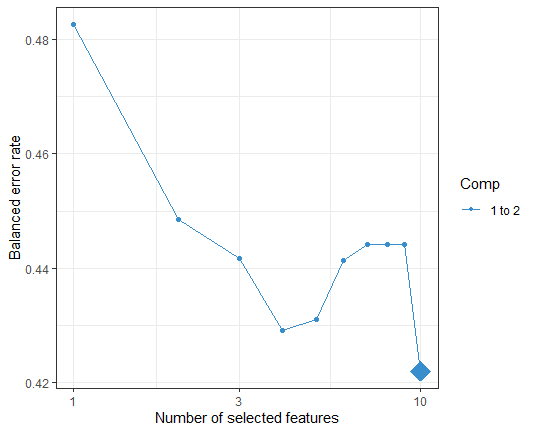

This figure's R source:
library(mixOmics)
data(stemcells)
data = stemcells$gene
type.id = stemcells$celltype
exp = stemcells$study
res = mint.splsda(X=data,Y=type.id,ncomp=3,keepX=c(10,5,15),study=exp)
out = tune.mint.splsda(X=data,Y=type.id,ncomp=2,near.zero.var=FALSE,
                       study=exp,test.keepX=seq(1,10,1))
plot(out)
out$choice.ncomp
out$choice.keepX

## Not run: 

out = tune.mint.splsda(X=data,Y=type.id,ncomp=2,near.zero.var=FALSE,
                       study=exp,test.keepX=seq(1,10,1))

out$choice.keepX


## only tune component 2 and keeping 10 genes on comp1
out = tune.mint.splsda(X=data,Y=type.id,ncomp=2, study=exp,
                       already.tested.X = c(10),
                       test.keepX=seq(1,10,1))
out$choice.keepX
plot(out)

## End(Not run)
